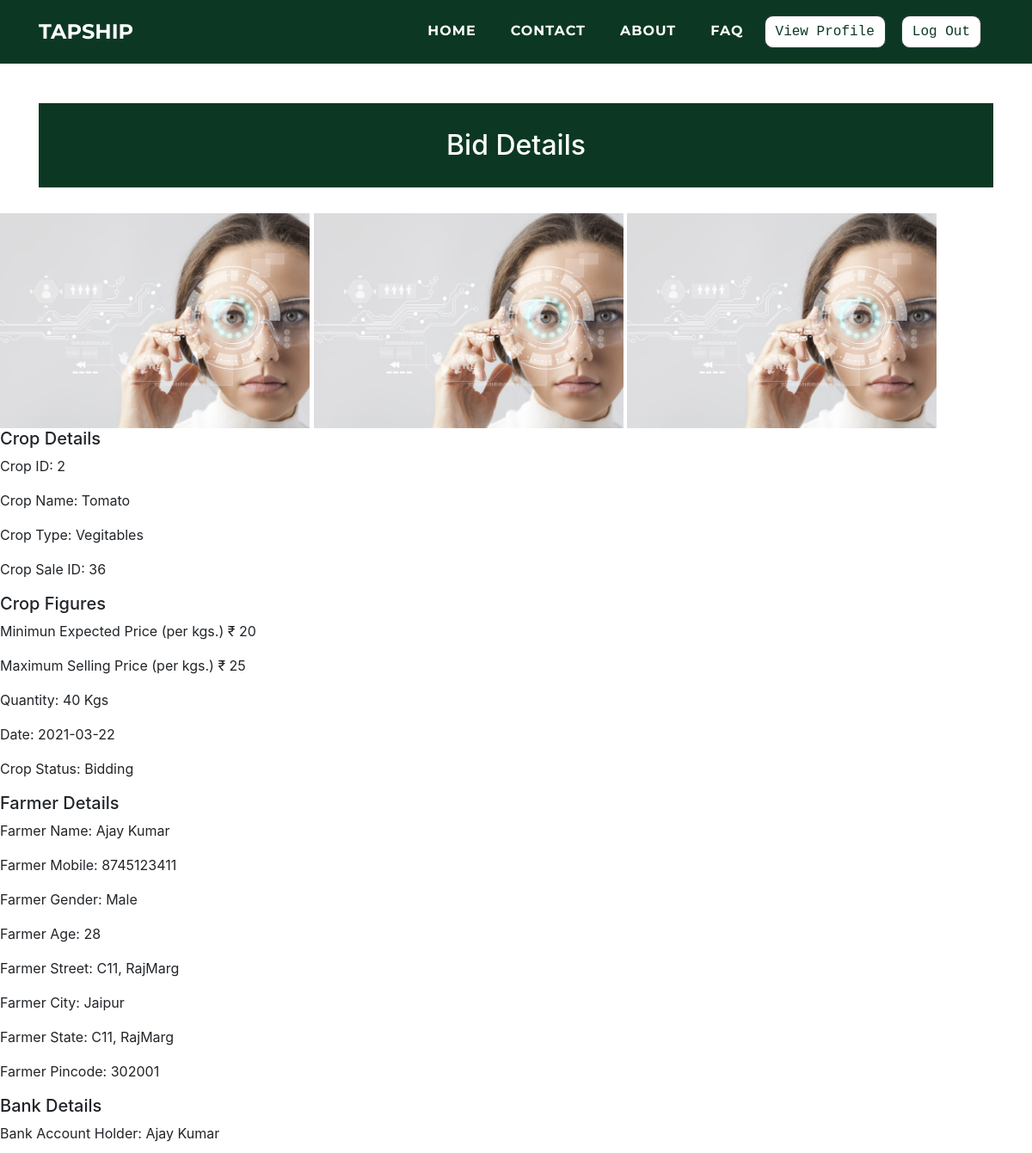
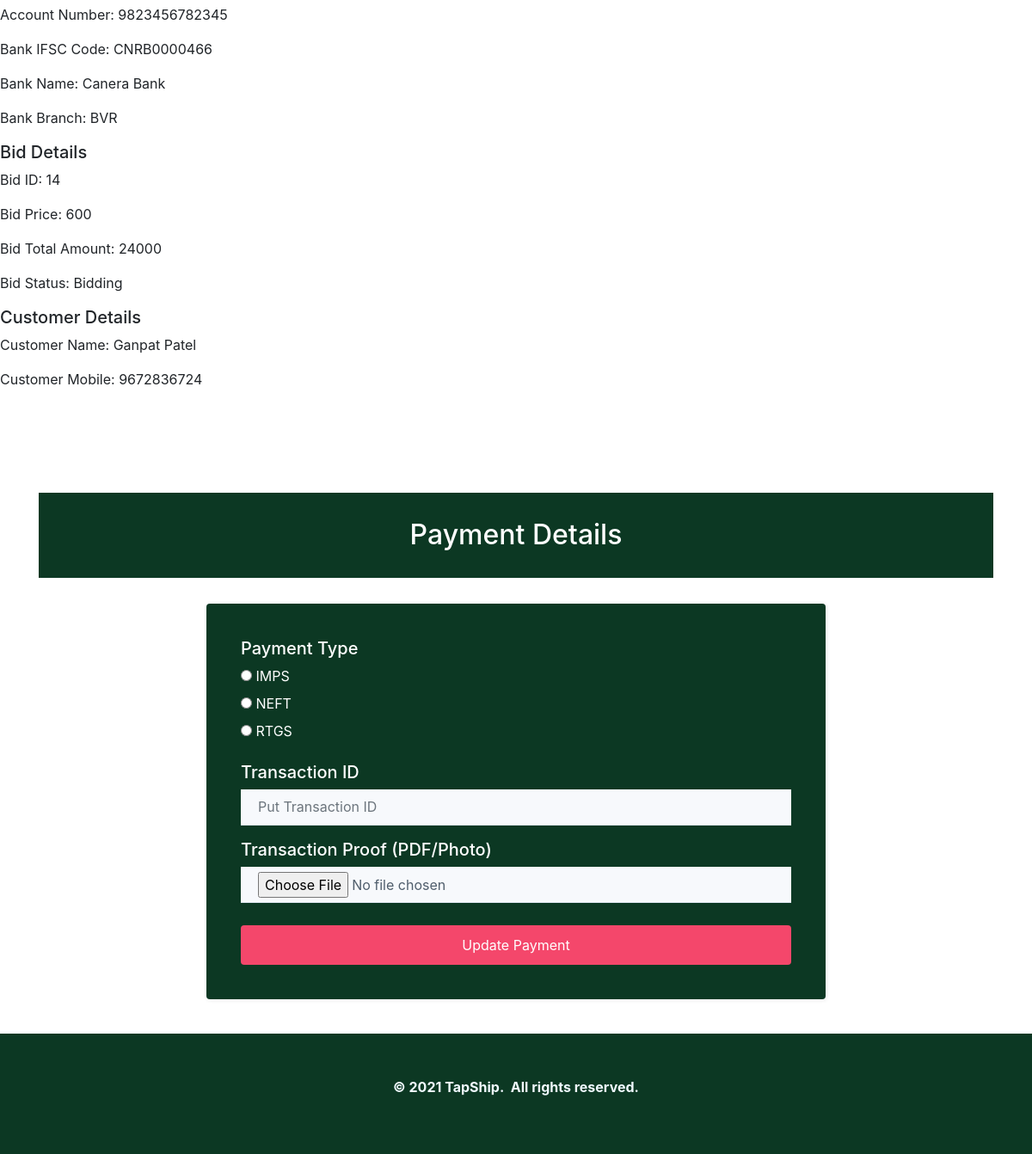
The page /customers/viewbiddetails.php?cb_id=14 (signed in) on the database its author committed (2 pictures, top to bottom).
### tables this page shows
CREATE TABLE `cropdetails` (
  `cro_id` int(11) NOT NULL,
  `cro_name` varchar(50) NOT NULL,
  `cro_type` varchar(25) NOT NULL,
  `cro_msp` float NOT NULL
);

CREATE TABLE `cropsale` (
  `cr_id` int(11) NOT NULL,
  `cr_f_mobile` varchar(10) NOT NULL,
  `cr_cro_id` int(11) NOT NULL,
  `cr_quantity` varchar(10) NOT NULL,
  `cr_img1` varchar(500) NOT NULL,
  `cr_img2` varchar(500) NOT NULL,
  `cr_img3` varchar(500) NOT NULL,
  `cr_mep` varchar(10) NOT NULL,
  `cr_date` date NOT NULL,
  `cr_status` varchar(10) NOT NULL
);

CREATE TABLE `farmer` (
  `f_id` int(11) NOT NULL,
  `f_name` varchar(50) NOT NULL,
  `f_mobile` varchar(25) NOT NULL,
  `f_gender` varchar(25) NOT NULL,
  `f_age` varchar(10) NOT NULL,
  `f_street` varchar(50) NOT NULL,
  `f_city` varchar(25) NOT NULL,
  `f_state` varchar(25) NOT NULL,
  `f_pincode` varchar(10) NOT NULL,
  `f_aadhar` varchar(25) NOT NULL,
  `f_aadharpdf` varchar(500) NOT NULL,
  `f_pan` varchar(25) NOT NULL,
  `f_panpdf` varchar(500) NOT NULL,
  `f_photo` varchar(500) NOT NULL,
  `f_password` varchar(25) NOT NULL,
  `f_approve` varchar(10) NOT NULL,
  `f_bankholder` varchar(100) NOT NULL,
  `f_bankaccount` varchar(100) NOT NULL,
  `f_bankifsc` varchar(100) NOT NULL,
  `f_bankname` varchar(200) NOT NULL,
  `f_bankbranch` varchar(100) NOT NULL,
  `f_bankpassbook` varchar(200) NOT NULL
);

CREATE TABLE `cropbid` (
  `cb_id` int(11) NOT NULL,
  `cb_c_mobile` varchar(50) NOT NULL,
  `cb_f_mobile` varchar(50) NOT NULL,
  `cb_cr_id` int(11) NOT NULL,
  `cb_bidprice` int(11) NOT NULL,
  `cb_status` varchar(10) NOT NULL,
  `cb_transport` varchar(10) NOT NULL,
  `cb_paytype` varchar(100) NOT NULL,
  `cb_tid` varchar(100) NOT NULL,
  `cb_tproof` varchar(500) NOT NULL
);

CREATE TABLE `customer` (
  `c_id` int(11) NOT NULL,
  `c_name` varchar(100) NOT NULL,
  `c_mobile` varchar(25) NOT NULL,
  `c_contactname` varchar(50) NOT NULL,
  `c_gender` varchar(25) NOT NULL,
  `c_age` varchar(10) NOT NULL,
  `c_street` varchar(50) NOT NULL,
  `c_city` varchar(25) NOT NULL,
  `c_state` varchar(25) NOT NULL,
  `c_pincode` varchar(10) NOT NULL,
  `c_type` varchar(25) NOT NULL,
  `c_registration` varchar(100) NOT NULL,
  `c_aadhar` varchar(25) NOT NULL,
  `c_aadharpdf` varchar(100) NOT NULL,
  `c_pan` varchar(25) NOT NULL,
  `c_panpdf` varchar(100) NOT NULL,
  `c_photo` varchar(100) NOT NULL,
  `c_password` varchar(25) NOT NULL,
  `c_approve` varchar(100) NOT NULL
);

### customers/viewbiddetails.php (the view, shortened to what this page needs)
<?php
$res = $_SESSION["sessionid"];
$c_mobile= $res;
?>
<!doctype html>
        <html>
            <head>
				<link rel="stylesheet" href="../assets/bootstrap/css/bootstrap.min.css">
				<link rel="stylesheet" href="../assets/fonts/font-awesome.min.css">
				<link rel="stylesheet" href="../assets/fonts/ionicons.min.css">
				<link rel="stylesheet" href="../assets/css/Article-List.css">
				<link rel="stylesheet" href="../assets/css/Footer-Dark.css">
				<link rel="stylesheet" href="../assets/css/Highlight-Blue.css">
				<link rel="stylesheet" href="https://cdnjs.cloudflare.com/ajax/libs/animate.css/3.5.2/animate.min.css">
				<link rel="stylesheet" href="https://cdnjs.cloudflare.com/ajax/libs/aos/2.2.0/aos.css">
				<link rel="stylesheet" href="../assets/css/Login-Form-Clean.css">
				<link rel="stylesheet" href="../assets/css/table-style.css">
                <link rel="stylesheet" href="../assets/css/profile.css">
                <link href='https://maxcdn.bootstrapcdn.com/bootstrap/4.0.0/css/bootstrap.min.css' rel='stylesheet'>
                <link href='https://cdnjs.cloudflare.com/ajax/libs/MaterialDesign-Webfont/3.6.95/css/materialdesignicons.css' rel='stylesheet'>
            </head>
        <body oncontextmenu='return false' class='snippet-body'>
        <div class="page-content page-container" id="page-content">
		<nav class="navbar navbar-light navbar-expand-lg fixed-top text-uppercase" id="mainNav" style="background: #0c3823;">
        <div class="container">
            <a class="navbar-brand js-scroll-trigger" data-bs-hover-animate="pulse" href="../index.php" style="font-family: Montserrat, sans-serif;">TAPSHIP</a>
            <div class="collapse navbar-collapse"
                id="navbarResponsive">
                <ul class="nav navbar-nav ml-auto">
                    <li class="nav-item mx-0 mx-lg-1"><a class="nav-link py-3 px-0 px-lg-3 rounded js-scroll-trigger" data-bs-hover-animate="pulse" href="../index.php" style="filter: contrast(100%) grayscale(0%) hue-rotate(0deg) invert(0%) sepia(0%);">HOME</a></li>
                    <li class="nav-item mx-0 mx-lg-1"><a class="nav-link py-3 px-0 px-lg-3 rounded js-scroll-trigger" data-bs-hover-animate="pulse" href="../contact.php">CONTACT</a></li>
                    <li class="nav-item mx-0 mx-lg-1"><a class="nav-link py-3 px-0 px-lg-3 rounded js-scroll-trigger" data-bs-hover-animate="pulse" href="../about.php">ABOUT</a></li>
                    <li class="nav-item mx-0 mx-lg-1"><a class="nav-link py-3 px-0 px-lg-3 rounded js-scroll-trigger" data-bs-hover-animate="pulse" href="../faq.php">FAQ</a></li>
                    <li class="nav-item mx-0 mx-lg-1"><a href="../customers/profile.php"><button class="btn btn-dark text-monospace" data-bs-hover-animate="pulse" type="button" style="margin: 10px;background: rgb(255,255,255);color: #0c3823;margin-left: 0;border-radius: 10px;">View Profile</button></a></li>
                    <li class="nav-item mx-0 mx-lg-1"><a href="../farmers/logout-script.php"><button  class="btn btn-dark text-monospace" data-bs-hover-animate="pulse" type="button" style="margin: 10px;background: rgb(255,255,255);color: #0c3823;margin-left: 0;border-radius: 10px;">Log Out</button></a></li>
                </ul>
            </div>
        </div>
    </nav>
    <div class="features-boxed">
        <div class="container" style="background: #ffffff;">
            <div class="intro" style="background: #0c3823;margin-top: 120px;margin-bottom: 30px;">
                <h2 class="text-center" data-aos="fade" style="color: rgb(255,255,255);padding: 30px;margin-bottom: 0px;">Bid Details</h2>
            </div>
        </div>
    </div>
	<?php
$con=mysqli_connect("localhost","root","","tapship");
   $cb_id = $_GET['cb_id'];
    $q = "SELECT CD.cro_id, CD.cro_name, CD.cro_type, CD.cro_msp, CS.cr_id, CS.cr_f_mobile, CS.cr_cro_id, CS.cr_quantity, CS.cr_mep, CS.cr_date, CS.cr_status, CS.cr_img1, CS.cr_img2, CS.cr_img3, cs.cr_status, f.f_name, f.f_mobile, f.f_gender, f.f_age, f.f_street, f.f_city, f.f_state, f.f_pincode, f_bankholder, f_bankaccount, f_bankifsc, f_bankname, f_bankbranch, cb.cb_bidprice,  cb.cb_id, cb.cb_status, c.c_name, c.c_mobile FROM cropdetails CD, cropsale CS, farmer f, cropbid cb, customer c where cb.cb_id=$cb_id AND cb.cb_c_mobile=$c_mobile AND cb.cb_c_mobile=c.c_mobile AND cb.cb_f_mobile=f.f_mobile AND cb.cb_cr_id=cs.cr_id AND CD.cro_id=CS.cr_cro_id";
   $result = mysqli_query($con,$q);
   while( $res=mysqli_fetch_assoc($result))
   {
       $cro_id =  $res['cro_id'];
       $cro_name =  $res['cro_name'];
       $cro_type =  $res['cro_type'];
       $cro_msp =  $res['cro_msp'];
       $cr_id = $res['cr_id'];
       $cr_quantity = $res['cr_quantity'];
       $cr_mep = $res['cr_mep'];
       $cr_date = $res['cr_date'];
       $cr_status = $res['cr_status'];
       $cr_img1 = $res['cr_img1'];
       $cr_img2 = $res['cr_img2'];
       $cr_img3 = $res['cr_img3'];
       $f_mobile = $res['f_mobile'];
       $f_name = $res['f_name'];
       $f_gender = $res['f_gender'];
       $f_age = $res['f_age'];
       $f_street = $res['f_street'];
       $f_city = $res['f_city'];
       $f_pincode = $res['f_pincode'];
       $f_bankholder = $res['f_bankholder'];
       $f_bankaccount = $res['f_bankaccount'];
       $f_bankifsc = $res['f_bankifsc'];
       $f_bankname = $res['f_bankname'];
       $f_bankbranch = $res['f_bankbranch'];
       $cb_id = $res['cb_id'];
       $cb_bidprice = $res['cb_bidprice'];
       $cb_status = $res['cb_status'];
       $c_name = $res['c_name'];
       $c_mobile =  $res['c_mobile'];
   }
?>
<img src="../farmers/<?php echo  $cr_img1;?>" width="30%">
<img src="../farmers/<?php echo  $cr_img2;?>" width="30%">
<img src="../farmers/<?php echo  $cr_img3;?>" width="30%">
<h5>Crop Details</h5>
<p>Crop ID: <?php echo $cro_id;?></P>
<p>Crop Name: <?php echo $cro_name;?></P>
<p>Crop Type: <?php echo $cro_type;?></P>
<p>Crop Sale ID: <?php echo $cr_id;?></P>
<h5>Crop Figures</h5>
<p>Minimun Expected Price (per kgs.) <?php echo '₹ ',$cr_mep;?></P>
<p>Maximum Selling Price (per kgs.) <?php echo '₹ ',$cro_msp;?></P>
<p>Quantity: <?php echo $cr_quantity,' Kgs';?></P>
<p>Date: <?php echo $cr_date;?></P>
<p>Crop Status: <?php if($cr_status=="0"){echo "Added";}else if($cr_status=="1"){echo "Bidding";}else if($cr_status=="2"){echo "Bid Accepted";}else if($cr_status=="3"){echo "Payment Pending";}else if($cr_status=="4"){echo "Transport Selection Pending";} else if($cr_status=="5"){echo "Transport Pending";} else if($cr_status=="6"){echo "Deal Over";}  ?></P>
<h5>Farmer Details</h5>
<p>Farmer Name: <?php echo $f_name;?></P>
<p>Farmer Mobile: <?php echo $f_mobile;?></P>
<p>Farmer Gender: <?php echo $f_gender;?></P>
<p>Farmer Age: <?php echo $f_age;?></P>
<p>Farmer Street: <?php echo $f_street;?></P>
<p>Farmer City: <?php echo $f_city;?></P>
<p>Farmer State: <?php echo $f_street;?></P>
<p>Farmer Pincode: <?php echo $f_pincode;?></P>
<h5>Bank Details</h5>
<p>Bank Account Holder: <?php echo $f_bankholder;?></P>
<p>Account Number: <?php echo $f_bankaccount;?></P>
<p>Bank IFSC Code: <?php echo $f_bankifsc;?></P>
<p>Bank Name: <?php echo $f_bankname;?></P>
<p>Bank Branch: <?php echo $f_bankbranch;?></P>
<h5>Bid Details</h5>
<p>Bid ID: <?php echo $cb_id;?></P>
<p>Bid Price: <?php echo $cb_bidprice;?></P>
<p>Bid Total Amount: <?php echo $cb_bidprice*$cr_quantity;?></P>
<p>Bid Status: <?php if($cb_status=="0"){echo "Bidding";}else if($cb_status=="1"){echo "Accepted";}else if($cb_status=="2"){echo "Bid Rejected";}?></P>
<h5>Customer Details</h5>
<p>Customer Name: <?php echo $c_name;?></P>
<p>Customer Mobile: <?php echo $c_mobile;?></P>
<div class="features-boxed">
        <div class="container" style="background: #ffffff;">
            <div class="intro" style="background: #0c3823;margin-top: 120px;margin-bottom: 30px;">
                <h2 class="text-center" data-aos="fade" style="color: rgb(255,255,255);padding: 30px;margin-bottom: 0px;">Payment Details</h2>
            </div>
        </div>
    </div>
<div class="login-clean" style="padding: 0px; background: rgb(255,255,255); ">
<form method="post" action="payment.php?cb_id=<?php echo $cb_id; ?> " enctype="multipart/form-data" style="background: #0c3823;margin-bottom: 40px;">
        <h5 style="color:#fff;">Payment Type</h5>
        <div class="form-group">
        <input type="radio" name="cropbid__paytype" id="cropbid_paytype" value="male" required>
        <label for="male" style="color:#fff;" class="radio-inline">IMPS</label><br>
        <input type="radio" name="cropbid__paytype" id="cropbid__paytype" value="female" required>
        <label for="female" style="color:#fff;" class="radio-inline">NEFT</label><br>
        <input type="radio" name="cropbid__paytype" id="cropbid__paytype" value="other" required>
        <label for="female" style="color:#fff;" class="radio-inline">RTGS</label><br>
        </div>
        <h5 style="color:#fff;">Transaction ID</h5>
        <div class="form-group"><input class="form-control" id="cropbid__tid" type="text" name="cropbid__tid" placeholder="Put Transaction ID" required="" autofocus=""></div>
        <h5 style="color:#fff;">Transaction Proof (PDF/Photo)</h5>
        <div class="form-group"><input class="form-control" id="cropbid__tproof" type="file"  accept="image/jpeg, image/jpg, image/png, application/pdf" name="cropbid__tproof" required="" autofocus=""></div>
        <input name="submit" type="submit" class="btn btn-primary btn-block"  value="Update Payment">
</form>
</div>
<div class="footer-dark" style="background: rgb(12,56,35);">
        <footer>
            <div class="container">
                <p style="text-align: center;"><strong>© 2021 TapShip.&nbsp; All rights reserved.</strong><br></p>
            </div>
        </footer>
 </div>
  </body>
</html>

### assets/css/Footer-Dark.css (style rules this page uses)
.footer-dark { padding: 50px 0; bottom: 0; color: #f0f9ff; background-color: #282d32; }

### assets/css/Login-Form-Clean.css (style rules this page uses)
.login-clean { background: #f1f7fc; padding: 80px 0; }
.login-clean form { max-width: 720px; width: 90%; margin: 0 auto; background-color: #ffffff; padding: 40px; border-radius: 4px; color: #505e6c; box-shadow: 1px 1px 5px rgba(0,0,0,0.1); }
.login-clean form .form-control { background: #f7f9fc; border: none; border-bottom: 1px solid #dfe7f1; border-radius: 0; box-shadow: none; outline: none; color: inherit; text-indent: 8px; height: 42px; }
.login-clean form .btn-primary { background: #f4476b; border: none; border-radius: 4px; padding: 11px; box-shadow: none; margin-top: 26px; text-shadow: none; outline: none !important; }

### assets/css/table-style.css (style rules this page uses)
body { margin:0; font-family: sans-serif; }
* { box-sizing: border-box; }

### assets/css/profile.css (style rules this page uses)
body { background-color: #f9f9fa; }

### rows shown on the page
cropdetails: cropsale.cr_img1 (picture), cropsale.cr_img2 (picture), cropsale.cr_img3 (picture), cro_id "2", cro_name "Tomato", cro_type "Vegitables", cropsale.cr_id "36", cropsale.cr_mep "20", cro_msp "25", cropsale.cr_quantity "40", cropsale.cr_date "2021-03-22", farmer.f_name "Ajay Kumar", farmer.f_mobile "8745123411", farmer.f_gender "Male", farmer.f_age "28", farmer.f_street "C11, RajMarg", farmer.f_city "Jaipur", farmer.f_pincode "302001", farmer.f_bankholder "Ajay Kumar", farmer.f_bankaccount "9823456782345", farmer.f_bankifsc "CNRB0000466", farmer.f_bankname "Canera Bank", farmer.f_bankbranch "BVR", cropbid.cb_id "14", cropbid.cb_bidprice "600", cropbid.cb_bidprice "24000", customer.c_name "Ganpat Patel", customer.c_mobile "9672836724"
